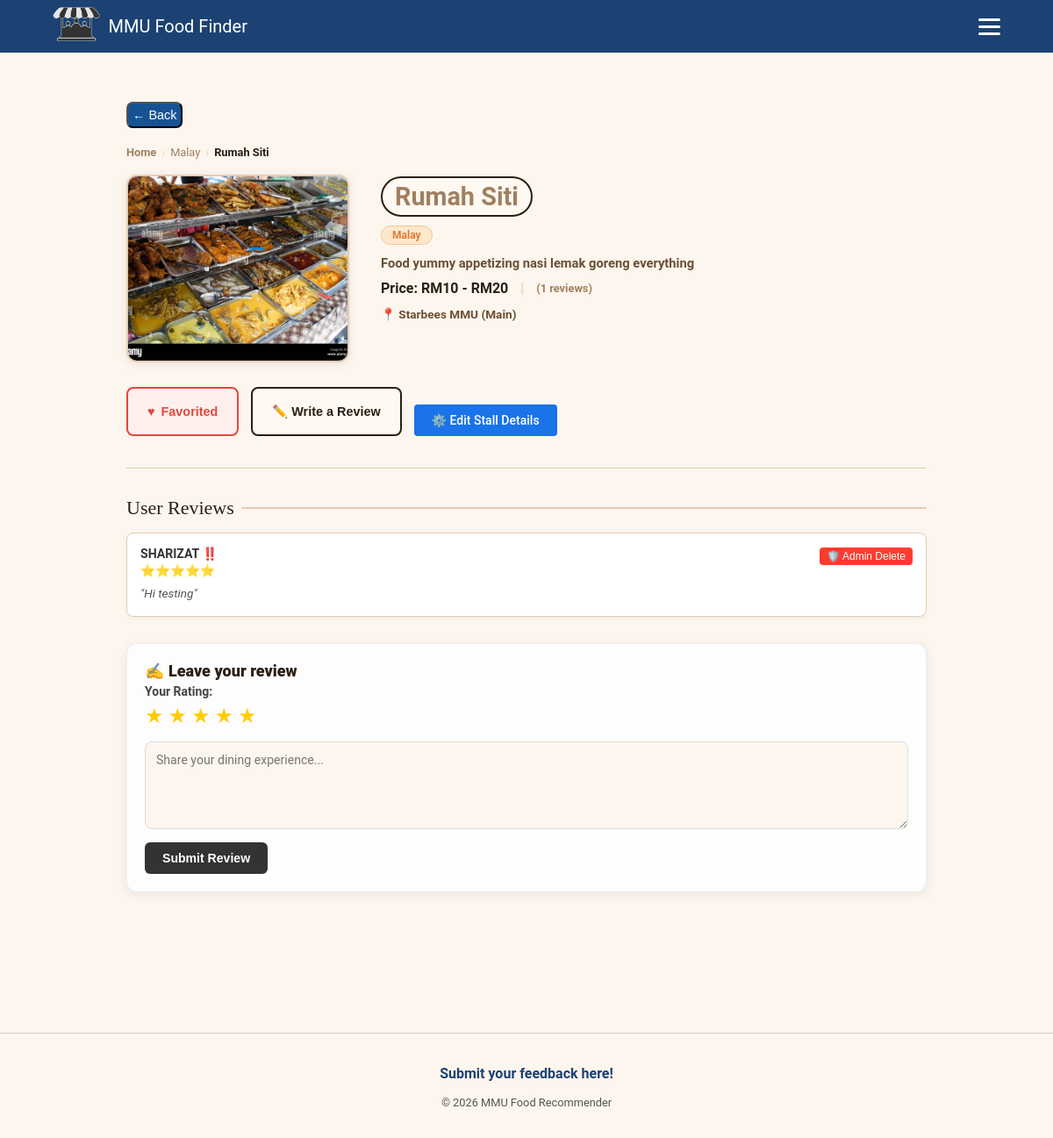
The app's page /stall/1 (signed in) with its own data.
### app.py (models this page shows)
class Stall(db.Model):
    id = db.Column(db.Integer, primary_key=True)
    name = db.Column(db.String(120), nullable=False)
    location_id = db.Column(db.Integer, db.ForeignKey('location.id'), nullable=False)
    category = db.Column(db.String(100))
    description = db.Column(db.Text)
    manager_id = db.Column(db.Integer, db.ForeignKey('user.id'))
    food_type = db.Column(db.String(50))
    price_range = db.Column(db.String(10), nullable=False, default="RM")
    image_file = db.Column(db.String(100), nullable=False, default='default_stall.jpg')
    reviews = db.relationship('Review', backref='stall', cascade="all, delete-orphan", lazy=True)

class Location(db.Model):
    id = db.Column(db.Integer, primary_key=True)
    name = db.Column(db.String(120), nullable=False)
    stalls = db.relationship('Stall', backref='place', lazy=True)

class Review(db.Model):
    id = db.Column(db.Integer, primary_key=True)
    rating = db.Column(db.Integer, nullable=False)
    comment = db.Column(db.Text)
    user_id = db.Column(db.Integer, db.ForeignKey('user.id'), nullable=False)
    stall_id = db.Column(db.Integer, db.ForeignKey('stall.id'), nullable=False)
    author = db.relationship('User', backref=db.backref('my_reviews', lazy=True))

class User(db.Model, UserMixin):
    id = db.Column(db.Integer, primary_key=True)
    name = db.Column(db.String(100), nullable=True)
    email = db.Column(db.String(120), unique=True, nullable=False)
    password = db.Column(db.String(120), nullable=False)
    role = db.Column(db.String(20), default='user')
    avatar_file = db.Column(db.String(100), nullable=False, default='default_avatar.png')

### app.py (the view)
@app.route('/stall/<int:stall_id>')
def stall_details(stall_id):
    stall = Stall.query.get_or_404(stall_id)
    is_favorited = False
    if current_user.is_authenticated:
        is_favorited = Favourite.query.filter_by(user_id=current_user.id, stall_id=stall.id).first() is not None
    return render_template('stall.html', stall=stall, is_favorited=is_favorited)

### app.py (called while the page is built)
@login_manager.user_loader
def load_user(user_id):
    return User.query.get(int(user_id))

### templates/stall.html (shortened to what this page needs)
{% extends "base.html" %}
{% block body_class %}stall-detail{% endblock %}
{% block content %}
<main>
  <button class="back-btn" onclick="history.back()">← Back</button>
  <div class="breadcrumb">
    <a href="{{ url_for('home') }}">Home</a>
    <span class="sep">›</span>
    <span style="text-transform: capitalize;">{{ stall.category }}</span>
    <span class="sep">›</span>
    <span class="current">{{ stall.name }}</span>
  </div>
  <div class="stall-top">
    <div class="stall-image">
        {% if stall.image_file == 'default_stall.jpg' %}
            <img src="{{ url_for('static', filename='default_stall.jpg') }}" alt="{{ stall.name }}">
        {% else %}
            <img src="{{ url_for('static', filename='uploads/' + stall.image_file) }}" alt="{{ stall.name }}">
        {% endif %}
    </div>
    <div class="stall-info">
        <div class="stall-header-row">
            <div class="stall-name">{{ stall.name }}</div>
        </div>
        <div class="tags">
            <span class="tag" style="text-transform: capitalize;">{{ stall.category }}</span>
        </div>
        <div class="stall-category">{{ stall.description if stall.description else "No description provided." }}</div>
        <div class="stall-meta">
            <span>Price: {{ stall.price_range }}</span>
            <span class="divider">|</span>
            <span class="review-count">({{ stall.reviews|length }} reviews)</span>
        </div>
        <div class="stall-location">📍 {{ stall.place.name if stall.place else "Main Campus" }}</div>
    </div>
  </div>
  <div class="action-buttons">
    <button class="btn btn-fav {% if is_favorited %}active{% endif %}" id="favBtn" onclick="toggleStallFavorite({{ stall.id }});">
      ♥ <span id="favLabel">{% if is_favorited %}Favorited{% else %}Favorite{% endif %}</span>
    </button>
    <button class="btn btn-review" onclick="document.getElementById('writeReview').scrollIntoView({behavior:'smooth'})">
      ✏️ Write a Review
    </button>
    {% if current_user.is_authenticated and (current_user.role.lower() == 'admin' or current_user.id == stall.manager_id) %}
    <div class="admin-actions-div" style="margin-top: 20px; display: flex; gap: 10px;">
        <a href="{{ url_for('edit_stall', stall_id=stall.id) }}" class="edit-btn"
           style="background-color: #1a73e8; color: white; padding: 10px 20px; text-decoration: none; border-radius: 4px; font-weight: 500; font-size: 14px; transition: background 0.2s;">
            ⚙️ Edit Stall Details
        </a>
    </div>
{% endif %}
  </div>
  <hr class="section-divider"/>
  <div class="section-title" style="font-size:22px; margin-bottom: 15px;">User Reviews</div>
  <div class="existing-reviews" id="reviewContainer" style="display: flex; flex-direction: column; gap: 15px;">
    {% if stall.reviews %}
      {% for review in stall.reviews %}
        <div class="review-card" id="review-card-{{ review.id }}" style="background: white; padding: 15px; border-radius: 8px; box-shadow: 0 2px 5px rgba(0,0,0,0.05);">
          <div id="view-mode-{{ review.id }}">
            <div class="review-card-top" style="display: flex; justify-content: space-between; align-items: flex-start; margin-bottom: 8px;">
              <div>
                <div class="reviewer-name" style="font-weight: 700; color: #333; text-transform: capitalize;">
                  {{ review.author.name if review.author.name else "Anonymous User" }}
                </div>
                <div class="review-stars" style="color: #ffcc00; margin-top: 3px;">
                  {% for i in range(review.rating) %}⭐{% endfor %}
                </div>
              </div>
              <div class="review-actions" style="display: flex; gap: 10px;">
                {% if current_user.is_authenticated %}
                  {% if review.user_id == current_user.id %}
                    <button onclick="toggleEditMode('{{ review.id }}')" style="background: none; border: none; color: #007bff; cursor: pointer; font-size: 13px;">✏️ Edit</button>
                    <form action="{{ url_for('delete_review', review_id=review.id) }}" method="POST" style="margin:0;" onsubmit="return confirm('Delete your review?');">
                      <button type="submit" style="background: none; border: none; color: #ff3b30; cursor: pointer; font-size: 13px;">🗑️ Delete</button>
                    </form>
                  {% elif current_user.role == 'manager' %}
                    <form action="{{ url_for('delete_review', review_id=review.id) }}" method="POST" style="margin:0;" onsubmit="return confirm('Admin Action: Delete this user review?');">
                      <button type="submit" style="background: #ff3b30; color: white; border: none; padding: 3px 8px; border-radius: 4px; cursor: pointer; font-size: 12px;">🛡️ Admin Delete</button>
                    </form>
                  {% endif %}
                {% endif %}
              </div>
            </div>
            <div class="review-text" style="color: #555; font-style: italic;">"{{ review.comment }}"</div>
          </div>
        </div>
      {% endfor %}
    {% else %}
      <p style="color: #777; font-style: italic; padding: 10px 0;">No reviews written yet. Be the first to share your experience!</p>
    {% endif %}
  </div>
<div class="write-review-box" id="writeReview" style="background: #fdfdfd; padding: 20px; border: 1px solid #eee; border-radius: 12px; margin-top: 30px;">
    <h4 style="margin-top: 0; font-size: 18px; margin-bottom: 5px;">✍️ Leave your review</h4>
    <form action="{{ url_for('add_review', stall_id=stall.id) }}" method="POST">
      <div class="star-picker-container" style="margin-bottom: 15px;">
        <label style="font-size: 14px; font-weight: bold; display: block; margin-bottom: 6px; color: #444;">Your Rating:</label>
        <div class="star-picker" style="font-size: 32px; cursor: pointer; display: flex; gap: 5px; user-select: none;">
          <span class="interactive-star" data-value="1" onclick="updateStarPicker(1)" style="color: #ffcc00; transition: color 0.1s ease;">★</span>
          <span class="interactive-star" data-value="2" onclick="updateStarPicker(2)" style="color: #ffcc00; transition: color 0.1s ease;">★</span>
          <span class="interactive-star" data-value="3" onclick="updateStarPicker(3)" style="color: #ffcc00; transition: color 0.1s ease;">★</span>
          <span class="interactive-star" data-value="4" onclick="updateStarPicker(4)" style="color: #ffcc00; transition: color 0.1s ease;">★</span>
          <span class="interactive-star" data-value="5" onclick="updateStarPicker(5)" style="color: #ffcc00; transition: color 0.1s ease;">★</span>
        </div>
      </div>
      <textarea class="review-textarea" name="comment" required placeholder="Share your dining experience..." style="width: 100%; min-height: 100px; padding: 12px; border: 1px solid #ddd; border-radius: 8px; font-family: 'Roboto'; margin-bottom: 15px; resize: vertical; box-sizing: border-box;"></textarea>
      {% if current_user.is_authenticated %}
        <button type="submit" class="submit-btn" style="background: #333; color: white; border: none; padding: 10px 20px; border-radius: 6px; font-weight: bold; cursor: pointer;">Submit Review</button>
      {% else %}
        <p style="margin: 0; color: #ff3b30; font-size: 14px;">⚠️ Please <a href="{{ url_for('login') }}">login</a> to submit a review.</p>
      {% endif %}
    </form>
  </div>
</main>
{% endblock %}

### records on screen
Stall: category "Malay", name "Rumah Siti", description "Food yummy appetizing nasi lemak goreng everything", price_range "RM10 - RM20"
Location: place "Starbees MMU (Main)"
Review: author "SHARIZAT ‼️", rating 5 (drawn), comment "Hi testing"

### other values on screen
{{ stall.reviews|length }} "1"
